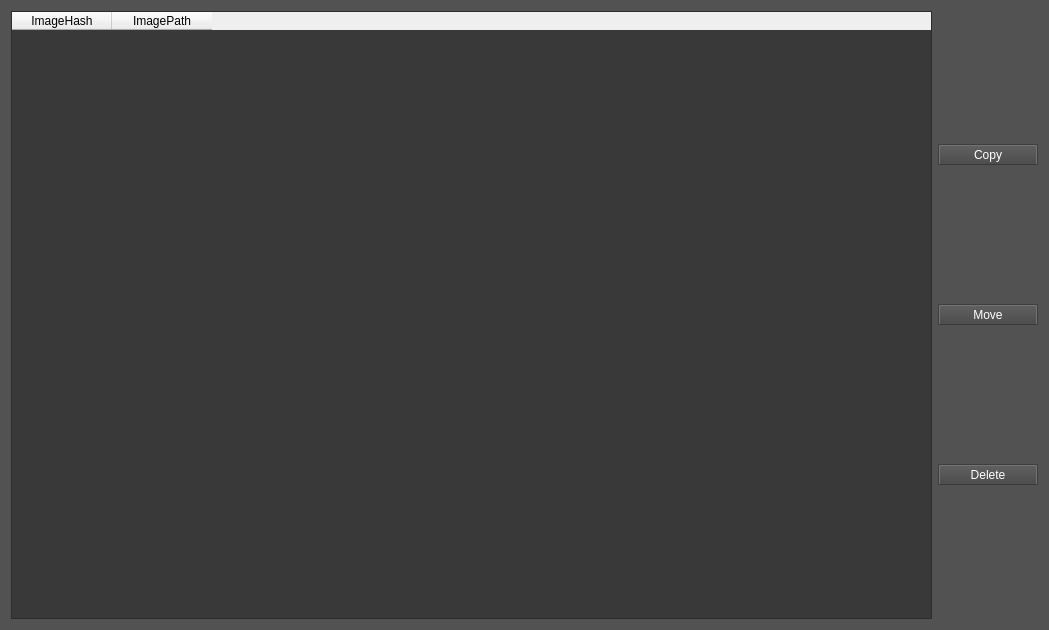
<?xml version="1.0" encoding="UTF-8"?>
<ui version="4.0">
 <class>SecDialog</class>
 <widget class="QDialog" name="SecDialog">
  <property name="geometry">
   <rect>
    <x>0</x>
    <y>0</y>
    <width>1049</width>
    <height>630</height>
   </rect>
  </property>
  <property name="windowTitle">
   <string>Dialog</string>
  </property>
  <property name="styleSheet">
   <string notr="true">/*
ElegantDark Style Sheet for QT Applications
Author: Jaime A. Quiroga P.
Company: GTRONICK
Last updated: 17/04/2018
Available at: https://github.com/GTRONICK/QSS/blob/master/ElegantDark.qss
*/
QDialog {
	background-color:rgb(82, 82, 82);
}
QTextEdit {
	background-color:rgb(42, 42, 42);
	color: rgb(0, 255, 0);
}
QPushButton{
	border-style: outset;
	border-width: 2px;
	border-top-color: qlineargradient(spread:pad, x1:0.5, y1:0.6, x2:0.5, y2:0.4, stop:0 rgba(115, 115, 115, 255), stop:1 rgba(62, 62, 62, 255));
	border-right-color: qlineargradient(spread:pad, x1:0.4, y1:0.5, x2:0.6, y2:0.5, stop:0 rgba(115, 115, 115, 255), stop:1 rgba(62, 62, 62, 255));
	border-left-color: qlineargradient(spread:pad, x1:0.6, y1:0.5, x2:0.4, y2:0.5, stop:0 rgba(115, 115, 115, 255), stop:1 rgba(62, 62, 62, 255));
	border-bottom-color: rgb(58, 58, 58);
	border-bottom-width: 1px;
	border-style: solid;
	color: rgb(255, 255, 255);
	padding: 2px;
	background-color: qlineargradient(spread:pad, x1:0.5, y1:1, x2:0.5, y2:0, stop:0 rgba(77, 77, 77, 255), stop:1 rgba(97, 97, 97, 255));
}
QPushButton:hover{
	border-style: outset;
	border-width: 2px;
	border-top-color: qlineargradient(spread:pad, x1:0.5, y1:0.6, x2:0.5, y2:0.4, stop:0 rgba(180, 180, 180, 255), stop:1 rgba(110, 110, 110, 255));
	border-right-color: qlineargradient(spread:pad, x1:0.4, y1:0.5, x2:0.6, y2:0.5, stop:0 rgba(180, 180, 180, 255), stop:1 rgba(110, 110, 110, 255));
	border-left-color: qlineargradient(spread:pad, x1:0.6, y1:0.5, x2:0.4, y2:0.5, stop:0 rgba(180, 180, 180, 255), stop:1 rgba(110, 110, 110, 255));
	border-bottom-color: rgb(115, 115, 115);
	border-bottom-width: 1px;
	border-style: solid;
	color: rgb(255, 255, 255);
	padding: 2px;
	background-color: qlineargradient(spread:pad, x1:0.5, y1:1, x2:0.5, y2:0, stop:0 rgba(107, 107, 107, 255), stop:1 rgba(157, 157, 157, 255));
}
QPushButton:pressed{
	border-style: outset;
	border-width: 2px;
	border-top-color: qlineargradient(spread:pad, x1:0.5, y1:0.6, x2:0.5, y2:0.4, stop:0 rgba(62, 62, 62, 255), stop:1 rgba(22, 22, 22, 255));
	border-right-color: qlineargradient(spread:pad, x1:0.4, y1:0.5, x2:0.6, y2:0.5, stop:0 rgba(115, 115, 115, 255), stop:1 rgba(62, 62, 62, 255));
	border-left-color: qlineargradient(spread:pad, x1:0.6, y1:0.5, x2:0.4, y2:0.5, stop:0 rgba(115, 115, 115, 255), stop:1 rgba(62, 62, 62, 255));
	border-bottom-color: rgb(58, 58, 58);
	border-bottom-width: 1px;
	border-style: solid;
	color: rgb(255, 255, 255);
	padding: 2px;
	background-color: qlineargradient(spread:pad, x1:0.5, y1:1, x2:0.5, y2:0, stop:0 rgba(77, 77, 77, 255), stop:1 rgba(97, 97, 97, 255));
}
QPushButton:disabled{
	border-style: outset;
	border-width: 2px;
	border-top-color: qlineargradient(spread:pad, x1:0.5, y1:0.6, x2:0.5, y2:0.4, stop:0 rgba(115, 115, 115, 255), stop:1 rgba(62, 62, 62, 255));
	border-right-color: qlineargradient(spread:pad, x1:0.4, y1:0.5, x2:0.6, y2:0.5, stop:0 rgba(115, 115, 115, 255), stop:1 rgba(62, 62, 62, 255));
	border-left-color: qlineargradient(spread:pad, x1:0.6, y1:0.5, x2:0.4, y2:0.5, stop:0 rgba(115, 115, 115, 255), stop:1 rgba(62, 62, 62, 255));
	border-bottom-color: rgb(58, 58, 58);
	border-bottom-width: 1px;
	border-style: solid;
	color: rgb(0, 0, 0);
	padding: 2px;
	background-color: qlineargradient(spread:pad, x1:0.5, y1:1, x2:0.5, y2:0, stop:0 rgba(57, 57, 57, 255), stop:1 rgba(77, 77, 77, 255));
}
QLineEdit {
	border-width: 1px; border-radius: 4px;
	border-color: rgb(58, 58, 58);
	border-style: inset;
	padding: 0 8px;
	color: rgb(255, 255, 255);
	background:rgb(100, 100, 100);
	selection-background-color: rgb(187, 187, 187);
	selection-color: rgb(60, 63, 65);
}
QLabel {
	color:rgb(255,255,255);	
}
QProgressBar {
	text-align: center;
	color: rgb(240, 240, 240);
	border-width: 1px; 
	border-radius: 10px;
	border-color: rgb(58, 58, 58);
	border-style: inset;
	background-color:rgb(77,77,77);
}
QProgressBar::chunk {
	background-color: qlineargradient(spread:pad, x1:0.5, y1:0.7, x2:0.5, y2:0.3, stop:0 rgba(87, 97, 106, 255), stop:1 rgba(93, 103, 113, 255));
	border-radius: 5px;
}
QMenuBar {
	background:rgb(82, 82, 82);
}
QMenuBar::item {
	color:rgb(223,219,210);
	spacing: 3px;
	padding: 1px 4px;
	background: transparent;
}

QMenuBar::item:selected {
	background:rgb(115, 115, 115);
}
QMenu::item:selected {
	color:rgb(255,255,255);
	border-width:2px;
	border-style:solid;
	padding-left:18px;
	padding-right:8px;
	padding-top:2px;
	padding-bottom:3px;
	background:qlineargradient(spread:pad, x1:0.5, y1:0.7, x2:0.5, y2:0.3, stop:0 rgba(87, 97, 106, 255), stop:1 rgba(93, 103, 113, 255));
	border-top-color: qlineargradient(spread:pad, x1:0.5, y1:0.6, x2:0.5, y2:0.4, stop:0 rgba(115, 115, 115, 255), stop:1 rgba(62, 62, 62, 255));
	border-right-color: qlineargradient(spread:pad, x1:0.4, y1:0.5, x2:0.6, y2:0.5, stop:0 rgba(115, 115, 115, 255), stop:1 rgba(62, 62, 62, 255));
	border-left-color: qlineargradient(spread:pad, x1:0.6, y1:0.5, x2:0.4, y2:0.5, stop:0 rgba(115, 115, 115, 255), stop:1 rgba(62, 62, 62, 255));
	border-bottom-color: rgb(58, 58, 58);
	border-bottom-width: 1px;
}
QMenu::item {
	color:rgb(223,219,210);
	background-color:rgb(78,78,78);
	padding-left:20px;
	padding-top:4px;
	padding-bottom:4px;
	padding-right:10px;
}
QMenu{
	background-color:rgb(78,78,78);
}
QTabWidget {
	color:rgb(0,0,0);
	background-color:rgb(247,246,246);
}
QTabWidget::pane {
		border-color: rgb(77,77,77);
		background-color:rgb(101,101,101);
		border-style: solid;
		border-width: 1px;
    	border-radius: 6px;
}
QTabBar::tab {
	padding:2px;
	color:rgb(250,250,250);
  	background-color: qlineargradient(spread:pad, x1:0.5, y1:1, x2:0.5, y2:0, stop:0 rgba(77, 77, 77, 255), stop:1 rgba(97, 97, 97, 255));
	border-style: solid;
	border-width: 2px;
  	border-top-right-radius:4px;
   border-top-left-radius:4px;
	border-top-color: qlineargradient(spread:pad, x1:0.5, y1:0.6, x2:0.5, y2:0.4, stop:0 rgba(115, 115, 115, 255), stop:1 rgba(95, 92, 93, 255));
	border-right-color: qlineargradient(spread:pad, x1:0.4, y1:0.5, x2:0.6, y2:0.5, stop:0 rgba(115, 115, 115, 255), stop:1 rgba(95, 92, 93, 255));
	border-left-color: qlineargradient(spread:pad, x1:0.6, y1:0.5, x2:0.4, y2:0.5, stop:0 rgba(115, 115, 115, 255), stop:1 rgba(95, 92, 93, 255));
	border-bottom-color: rgb(101,101,101);
}
QTabBar::tab:selected, QTabBar::tab:last:selected, QTabBar::tab:hover {
  	background-color:rgb(101,101,101);
  	margin-left: 0px;
  	margin-right: 1px;
}
QTabBar::tab:!selected {
    	margin-top: 1px;
		margin-right: 1px;
}
QCheckBox {
	color:rgb(223,219,210);
	padding: 2px;
}
QCheckBox:hover {
	border-radius:4px;
	border-style:solid;
	padding-left: 1px;
	padding-right: 1px;
	padding-bottom: 1px;
	padding-top: 1px;
	border-width:1px;
	border-color: rgb(87, 97, 106);
	background-color:qlineargradient(spread:pad, x1:0.5, y1:0.7, x2:0.5, y2:0.3, stop:0 rgba(87, 97, 106, 150), stop:1 rgba(93, 103, 113, 150));
}
QCheckBox::indicator:checked {
	border-radius:4px;
	border-style:solid;
	border-width:1px;
	border-color: rgb(180,180,180);
  	background-color:qlineargradient(spread:pad, x1:0.5, y1:0.7, x2:0.5, y2:0.3, stop:0 rgba(87, 97, 106, 255), stop:1 rgba(93, 103, 113, 255));
}
QCheckBox::indicator:unchecked {
	border-radius:4px;
	border-style:solid;
	border-width:1px;
	border-color: rgb(87, 97, 106);
  	background-color:rgb(255,255,255);
}
QStatusBar {
	color:rgb(240,240,240);
}
QListWidget::item {
    color: rgb(230, 230, 230);
    background-color:transparent;
}
QTableWidget {
	background-color: rgb(57, 57, 57);
}
QTableWidget::item {
    color: rgb(230, 230, 230);
    background-color:transparent;
}
</string>
  </property>
  <layout class="QHBoxLayout" name="horizontalLayout_2">
   <item>
    <layout class="QHBoxLayout" name="horizontalLayout">
     <item>
      <widget class="QTableWidget" name="tableWidget">
       <column>
        <property name="text">
         <string>ImageHash</string>
        </property>
       </column>
       <column>
        <property name="text">
         <string>ImagePath</string>
        </property>
       </column>
      </widget>
     </item>
     <item>
      <layout class="QVBoxLayout" name="verticalLayout">
       <item>
        <widget class="QPushButton" name="PbnCopy">
         <property name="sizePolicy">
          <sizepolicy hsizetype="Minimum" vsizetype="Fixed">
           <horstretch>0</horstretch>
           <verstretch>0</verstretch>
          </sizepolicy>
         </property>
         <property name="minimumSize">
          <size>
           <width>0</width>
           <height>0</height>
          </size>
         </property>
         <property name="text">
          <string>Copy</string>
         </property>
         <property name="iconSize">
          <size>
           <width>40</width>
           <height>20</height>
          </size>
         </property>
        </widget>
       </item>
       <item>
        <widget class="QPushButton" name="PbnMove">
         <property name="sizePolicy">
          <sizepolicy hsizetype="Minimum" vsizetype="Fixed">
           <horstretch>0</horstretch>
           <verstretch>0</verstretch>
          </sizepolicy>
         </property>
         <property name="minimumSize">
          <size>
           <width>0</width>
           <height>0</height>
          </size>
         </property>
         <property name="text">
          <string>Move</string>
         </property>
         <property name="iconSize">
          <size>
           <width>40</width>
           <height>20</height>
          </size>
         </property>
        </widget>
       </item>
       <item>
        <widget class="QPushButton" name="PbnDelete">
         <property name="sizePolicy">
          <sizepolicy hsizetype="Minimum" vsizetype="Fixed">
           <horstretch>0</horstretch>
           <verstretch>0</verstretch>
          </sizepolicy>
         </property>
         <property name="minimumSize">
          <size>
           <width>100</width>
           <height>0</height>
          </size>
         </property>
         <property name="text">
          <string>Delete</string>
         </property>
         <property name="iconSize">
          <size>
           <width>40</width>
           <height>20</height>
          </size>
         </property>
        </widget>
       </item>
      </layout>
     </item>
    </layout>
   </item>
  </layout>
 </widget>
 <resources/>
 <connections/>
</ui>
